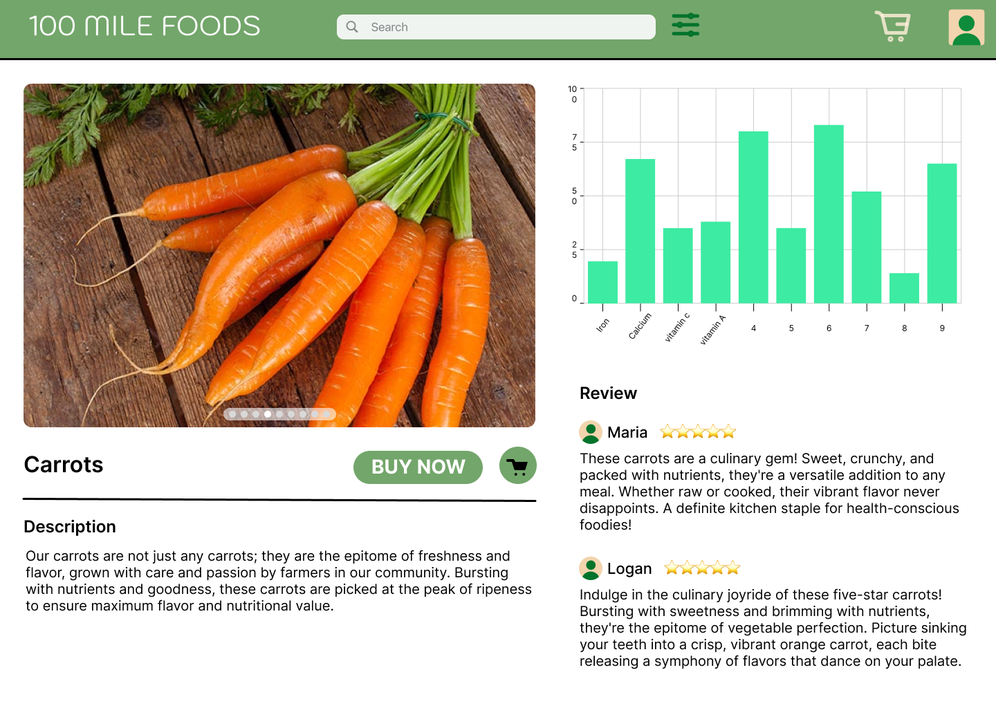
#> input picture codecanvas/image.png, 996 x 708 px, shrunk from 1440 x 1024 before the run
$ python codecavas.py
#> lines starting #> are read from the running program, lines starting #| are printed output that depends on the picture
import matplotlib.pyplot as plt
from matplotlib.offsetbox import OffsetImage, AnnotationBbox
import numpy as np


#this project is for creating an infinit canvas or you can say an idea
# board where users can copy past text images draw and write infintily

# Create a blank canvas
fig, ax = plt.subplots()

# Set the limits of the canvas
plt.xlim(0, 10)
plt.ylim(0, 10)

# Add dots to the canvas
dots = [(2, 3), (5, 7), (8, 4)]
for dot in dots:
    ax.plot(dot[0], dot[1], 'o', color='black')

# Function to add code snippet or PNG image
def add_image_or_code(x, y, filename=None, code=None):
#> called with x = 3, y = 5, filename = 'image.png'
    if filename:
        img = plt.imread(filename)
#> img is the input picture: shape (708, 996, 4) float32; mean R, G, B, A 0.794, 0.78, 0.7, 1
        imagebox = OffsetImage(img, zoom=0.1)
        ab = AnnotationBbox(imagebox, (x, y), frameon=False)
        ax.add_artist(ab)
    elif code:
        ax.text(x, y, code, fontsize=12, verticalalignment='top')

# Example of adding a PNG image
add_image_or_code(3, 5, filename='image.png')

# Example of adding a code snippet
code_snippet = """
def hello_world():
    print("Hello, world!")
"""
add_image_or_code(6, 2, code=code_snippet)

# Show the canvas
plt.show()
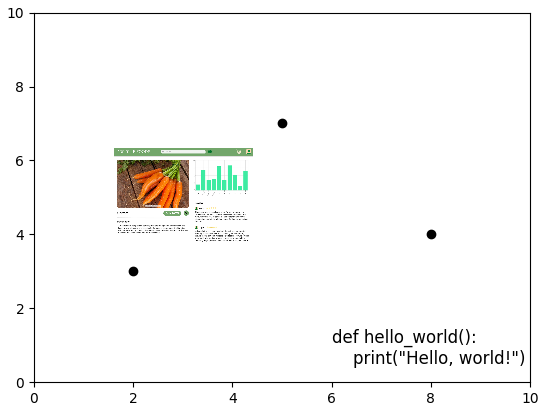
#> figure drawn by matplotlib, 1 panel
